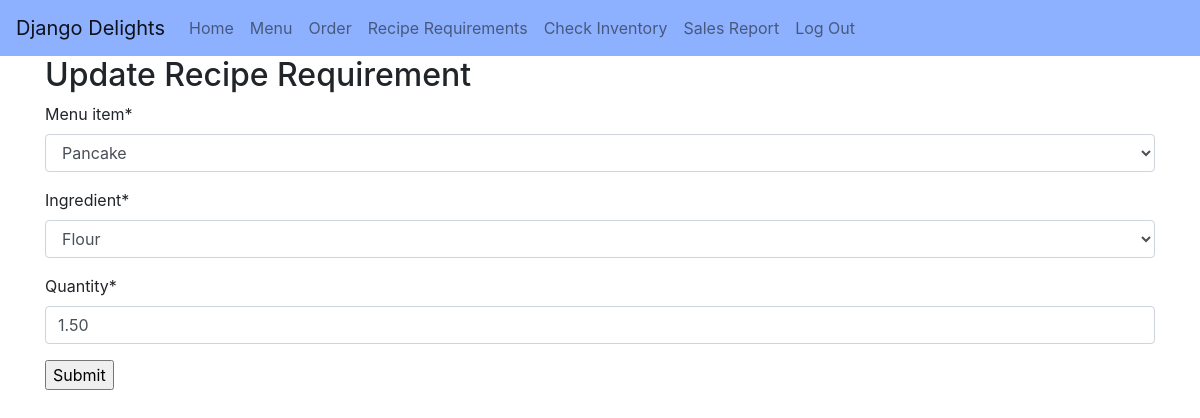
The page /reciperequirement/update/1 (signed in) on the database as committed earlier.
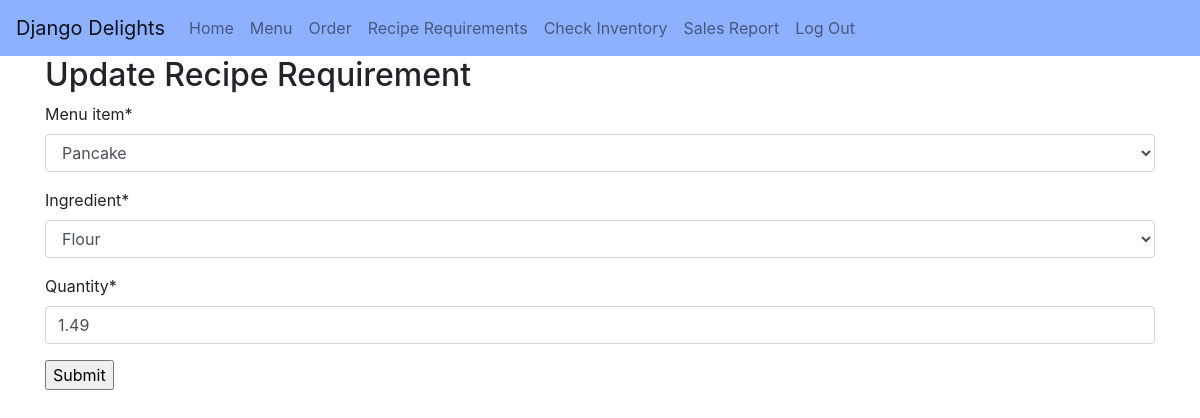
The same page on the database as committed later.
### inventory/models.py (models this page shows, shortened)
class RecipeRequirement(models.Model):
    menu_item = models.ForeignKey(MenuItem, on_delete=models.CASCADE)
    ingredient = models.ForeignKey(Ingredient, on_delete=models.CASCADE)
    quantity = models.DecimalField(max_digits=10, decimal_places=2)

### inventory/views.py (the view)
# urls.py: path('reciperequirement/update/<pk>', views.RecipeRequirementUpdate.as_view(), name='reciperequirementupdate'),
class RecipeRequirementUpdate(LoginRequiredMixin, UpdateView):
    model = RecipeRequirement
    template_name = 'inventory/reciperequirement_update_form.html'
    form_class = RecipeRequirementUpdateForm

### inventory/forms.py
class RecipeRequirementUpdateForm(forms.ModelForm):
    class Meta:
        model = RecipeRequirement
        fields = '__all__'

### inventory/models.py (called while the page is built)
    def __str__(self) -> str:
        return self.name

    def __str__(self) -> str:
        return self.name

### inventory/templates/inventory/reciperequirement_update_form.html (shortened to what this page needs)
{% extends './base.html' %}
{% load crispy_forms_tags %}
{% block content %}
<div class="container">
  <h2>Update Recipe Requirement</h2>
  <form method="post">
  <div>
    {{ form|crispy }}
    <input type="submit" value="Submit" />
  </div>
  </form>
</div>
{% endblock %}

Rows that differ between the two databases and show on the page:
changed RecipeRequirement "Pancake": quantity "1.50" → "1.49"
